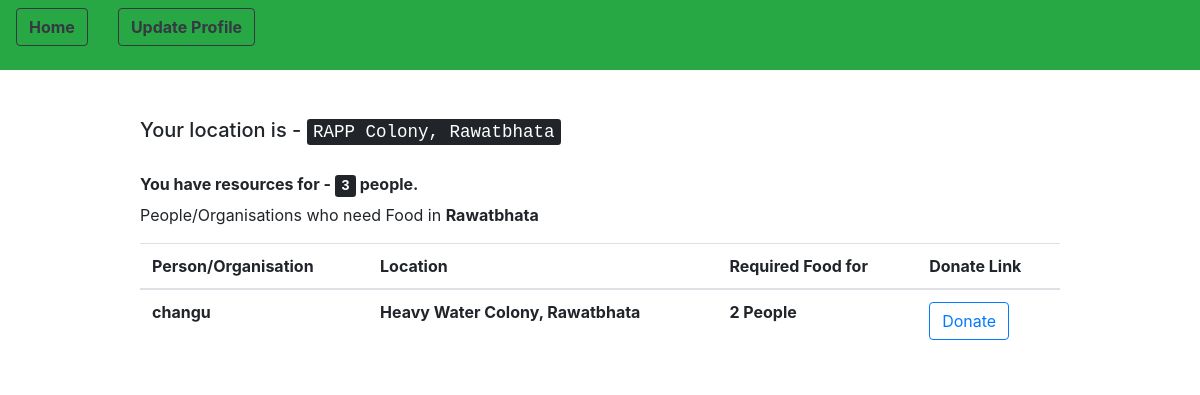
Page /users/showRecievers/ (signed in) on the earlier database version.
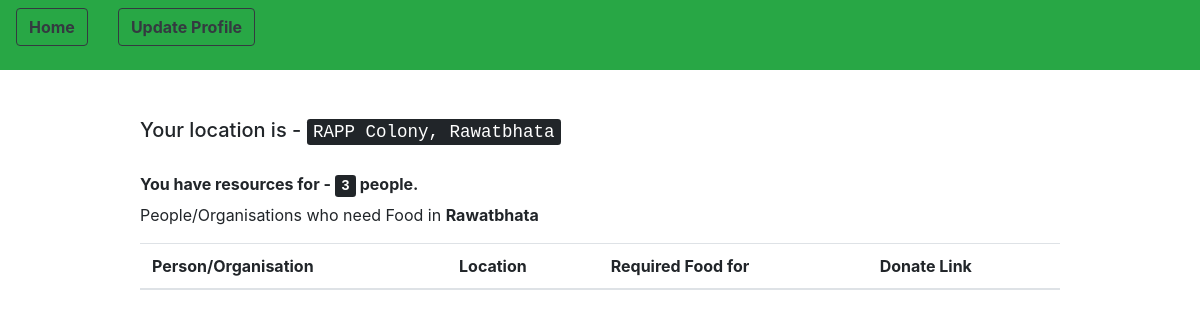
Same page on the later database version.
### customUser/models.py (models this page shows, shortened)
class CustomUser(AbstractUser):
    pin_code = models.IntegerField(null = True)
    contact_no = models.IntegerField(null = True)
    resources = models.IntegerField(null = True) # no. of persons avability/requirement
    locality = models.CharField(max_length = 100)
    city = models.CharField(max_length = 50)
    """CHOICES=[('0','Donor'),
                   ('1','Reciever')]"""
    state = models.CharField(max_length = 50, default = " ")
    donor = models.BooleanField(default = 'False') # 0 - Donor 1 - Reciever
    email = models.EmailField(unique=True)
    organisation = models.BooleanField(default = 'False')

### customUser/views.py (the view)
# urls.py: path('showRecievers/', views.show_nearby_recievers, name = 'showNearbyRecievers'),
@login_required(login_url = "/users/login")
def show_nearby_recievers(request):
	you = request.user
	you_address = you.locality + ',' + you.city
	donors = CustomUser.objects.filter(city = you.city)
	return render(request, 'show_recievers.html', {'you' : you, 'donors' : donors})

### templates/show_recievers.html (shortened to what this page needs)
{% extends 'base.html' %}
{% block navigation %}
	<div class = "row">
		<div class = "col">
	<form method = "post" action = "{% url 'homePage' %}">
		<button type = "submit" class = "btn btn-outline-dark navbar-btn"> <strong>Home </strong></button>
	</form>
</div>
<div class = "col">
			<form method = "get" action = "{% url 'edit_profile' %}">
				<button type = "submit" class = "btn btn-outline-dark navbar-btn"> <strong> Update Profile </strong></button>
			</form>
		</div>
	</div>
{% endblock %}
{% block content %}
	<h5> Your location is - <kbd> {{ you.locality }}, {{ you.city }} </kbd> </h5> <br>
	<h6> <strong> You have resources for - <kbd> {{ you.resources }}</kbd> people.</strong></h6>
	<p> People/Organisations who need Food in <strong> {{ you.city }} </strong> </p>
	<table class = "table">
			<thead>
				<tr>
					<th scope="col"> Person/Organisation </th>
					<th scope="col"> Location </th>
					<th scope="col"> Required Food for </th>
					<th scope ="col"> Donate Link </th>
				</tr>
			</thead>
			<tbody>
	{% for i in donors %}
		{% if i.username != 'admin' and i.donor == False and i.resources > 0 %}
				<tr>
				<th scope="row"> {{ i.username }}  </th>
				<th scope="row"> {{ i.locality }}, {{ i.city }} </th>
				<th scope="row"> {{ i.resources }} People </th>
				<th scope="row">
					<form method = "get" action = "{% url 'donation_done' i.email %}"> {% csrf_token %}
						<button class = "btn btn-outline-primary"> Donate </button>
					</form>
				</th>
			</tr>
		{% endif %}
	{% endfor %}
	</tbody>
			</table>
	<br> <br>
{% endblock %}

Differences in the rows shown:
no longer on this page (row edited): CustomUser: username "changu", locality "Heavy Water Colony", city "Rawatbhata", resources "2"
